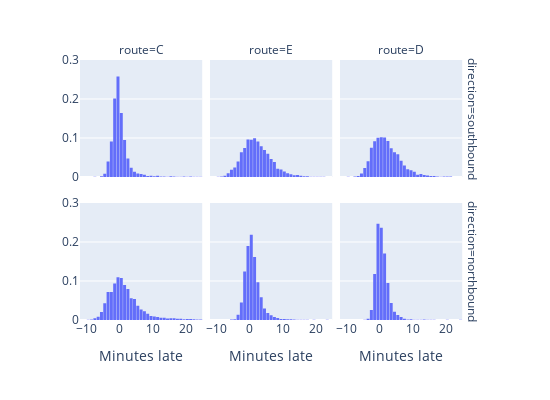

Source (notebook cell):
### Markdown cell above
#### 5.3. Exploring Bus Times
Before we begin to model wait time, we want to dig deeper to better understand the phenomenon of bus lateness. We narrowed our focus to the bus activity at **one stop (Third Avenue and Pike Street) over a two-month period**. And we saw that the distribution of the lateness of a bus is skewed to the right, with some buses being very late indeed. We might ask:
* Does the distribution of lateness look the same for all three bus lines?
* Does it matter whether the bus is traveling north or south?
* How does the time of day relate to how late the bus is?
* Are the buses scheduled to arrive at regular intervals throughout the day?

### Code cell
fig = px.histogram(bus, x='minutes_late',
                   histnorm='probability density', nbins=200,
                   facet_row='direction', facet_col='route',
                   facet_row_spacing=0.1,
                   labels={'minutes_late': "Minutes late"},
                   width=550, height=400).update_layout(bargap=0.1)

fig.update_xaxes(range=[-12, 25])
fig.update_yaxes(range=[0, 0.3], title="")
# fig.update_layout(margin=dict(t=25))
fig.show()

### Figure 1 — Plotly figure (JSON) as saved in the notebook; plotly's stock layout.template omitted (floating-point values rounded to 4 significant figures; data arrays with more than 128 entries replaced by an {"elided": "..."} marker saying what was removed)
{"data": [{"bingroup": "x", "histnorm": "probability density", "hovertemplate": "direction=southbound<br>route=C<br>Minutes late=%{x}<br>probability density=%{y}<extra></extra>", "legendgroup": "", "marker": {"color": "#636efa", "pattern": {"shape": ""}}, "name": "", "nbinsx": 200, "orientation": "v", "showlegend": false, "x": {"elided": "6551 float values"}, "xaxis": "x4", "yaxis": "y4", "type": "histogram"}, {"bingroup": "x", "histnorm": "probability density", "hovertemplate": "direction=southbound<br>route=E<br>Minutes late=%{x}<br>probability density=%{y}<extra></extra>", "legendgroup": "", "marker": {"color": "#636efa", "pattern": {"shape": ""}}, "name": "", "nbinsx": 200, "orientation": "v", "showlegend": false, "x": {"elided": "6221 float values"}, "xaxis": "x5", "yaxis": "y5", "type": "histogram"}, {"bingroup": "x", "histnorm": "probability density", "hovertemplate": "direction=southbound<br>route=D<br>Minutes late=%{x}<br>probability density=%{y}<extra></extra>", "legendgroup": "", "marker": {"color": "#636efa", "pattern": {"shape": ""}}, "name": "", "nbinsx": 200, "orientation": "v", "showlegend": false, "x": {"elided": "6546 float values"}, "xaxis": "x6", "yaxis": "y6", "type": "histogram"}, {"bingroup": "x", "histnorm": "probability density", "hovertemplate": "direction=northbound<br>route=C<br>Minutes late=%{x}<br>probability density=%{y}<extra></extra>", "legendgroup": "", "marker": {"color": "#636efa", "pattern": {"shape": ""}}, "name": "", "nbinsx": 200, "orientation": "v", "showlegend": false, "x": {"elided": "6677 float values"}, "xaxis": "x", "yaxis": "y", "type": "histogram"}, {"bingroup": "x", "histnorm": "probability density", "hovertemplate": "direction=northbound<br>route=E<br>Minutes late=%{x}<br>probability density=%{y}<extra></extra>", "legendgroup": "", "marker": {"color": "#636efa", "pattern": {"shape": ""}}, "name": "", "nbinsx": 200, "orientation": "v", "showlegend": false, "x": {"elided": "6289 float values"}, "xaxis": "x2", "yaxis": "y2", "type": "histogram"}, {"bingroup": "x", "histnorm": "probability density", "hovertemplate": "direction=northbound<br>route=D<br>Minutes late=%{x}<br>probability density=%{y}<extra></extra>", "legendgroup": "", "marker": {"color": "#636efa", "pattern": {"shape": ""}}, "name": "", "nbinsx": 200, "orientation": "v", "showlegend": false, "x": {"elided": "6633 float values"}, "xaxis": "x3", "yaxis": "y3", "type": "histogram"}], "layout": {"xaxis": {"anchor": "y", "domain": [0.0, 0.3133], "title": {"text": "Minutes late"}, "range": [-12, 25]}, "yaxis": {"anchor": "x", "domain": [0.0, 0.45], "title": {"text": ""}, "range": [0, 0.3]}, "xaxis2": {"anchor": "y2", "domain": [0.3333, 0.6467], "matches": "x", "title": {"text": "Minutes late"}, "range": [-12, 25]}, "yaxis2": {"anchor": "x2", "domain": [0.0, 0.45], "matches": "y", "showticklabels": false, "range": [0, 0.3], "title": {"text": ""}}, "xaxis3": {"anchor": "y3", "domain": [0.6667, 0.98], "matches": "x", "title": {"text": "Minutes late"}, "range": [-12, 25]}, "yaxis3": {"anchor": "x3", "domain": [0.0, 0.45], "matches": "y", "showticklabels": false, "range": [0, 0.3], "title": {"text": ""}}, "xaxis4": {"anchor": "y4", "domain": [0.0, 0.3133], "matches": "x", "showticklabels": false, "range": [-12, 25]}, "yaxis4": {"anchor": "x4", "domain": [0.55, 1.0], "matches": "y", "title": {"text": ""}, "range": [0, 0.3]}, "xaxis5": {"anchor": "y5", "domain": [0.3333, 0.6467], "matches": "x", "showticklabels": false, "range": [-12, 25]}, "yaxis5": {"anchor": "x5", "domain": [0.55, 1.0], "matches": "y", "showticklabels": false, "range": [0, 0.3], "title": {"text": ""}}, "xaxis6": {"anchor": "y6", "domain": [0.6667, 0.98], "matches": "x", "showticklabels": false, "range": [-12, 25]}, "yaxis6": {"anchor": "x6", "domain": [0.55, 1.0], "matches": "y", "showticklabels": false, "range": [0, 0.3], "title": {"text": ""}}, "annotations": [{"font": {}, "showarrow": false, "text": "route=C", "x": 0.1567, "xanchor": "center", "xref": "paper", "y": 1.0, "yanchor": "bottom", "yref": "paper"}, {"font": {}, "showarrow": false, "text": "route=E", "x": 0.49, "xanchor": "center", "xref": "paper", "y": 1.0, "yanchor": "bottom", "yref": "paper"}, {"font": {}, "showarrow": false, "text": "route=D", "x": 0.8233, "xanchor": "center", "xref": "paper", "y": 1.0, "yanchor": "bottom", "yref": "paper"}, {"font": {}, "showarrow": false, "text": "direction=northbound", "textangle": 90, "x": 0.98, "xanchor": "left", "xref": "paper", "y": 0.225, "yanchor": "middle", "yref": "paper"}, {"font": {}, "showarrow": false, "text": "direction=southbound", "textangle": 90, "x": 0.98, "xanchor": "left", "xref": "paper", "y": 0.775, "yanchor": "middle", "yref": "paper"}], "legend": {"tracegroupgap": 0}, "margin": {"t": 60}, "barmode": "relative", "height": 400, "width": 550, "bargap": 0.1}}
